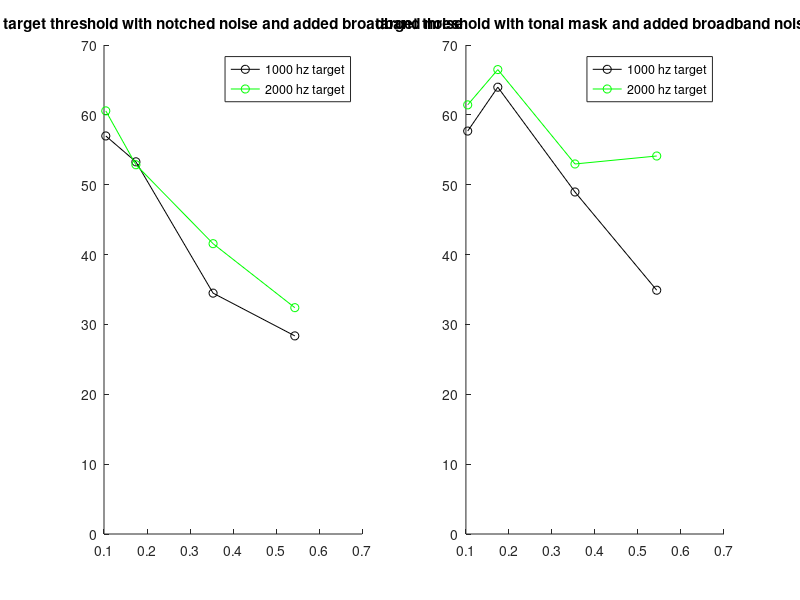

Source code (MATLAB):
clear;
close all;

%% noise

% t_n_500_1 = 54.09;%0.3
% t_n_500_2 = 48.28;%0.5
% t_n_500_3 = 34.01;%1
% t_n_500_4 = 27.45;%1.5

t_n_1000_1 = 56.98;
t_n_1000_2 = 53.28;
t_n_1000_3 = 34.48;
t_n_1000_4 = 28.36;

t_n_2000_1 = 60.57;
t_n_2000_2 = 52.86;
t_n_2000_3 = 41.56;
t_n_2000_4 = 32.40;

% t_n_1500_1 = 55;
% t_n_1500_2 = 50;
% t_n_1500_3 = 32;
% t_n_1500_4 = 19;
% 
% t_n_750_1 = 52;
% t_n_750_2 = 44;
% t_n_750_3 = 30;
% t_n_750_4 = 20;
% 
% t_n_250_1 = 52;
% t_n_250_2 = 44;
% t_n_250_3 = 34;
% t_n_250_4 = 32;
%% tonal mask

t_m_1000_1 = 57.68;%0.3
t_m_1000_2 = 63.96;%0.5
t_m_1000_3 = 48.96;%1
t_m_1000_4 = 34.90;%1.5

t_m_2000_1 = 61.43;
t_m_2000_2 = 66.48;
t_m_2000_3 = 52.97;
t_m_2000_4 = 54.11;

% t_m_500_1 = 54.86;
% t_m_500_2 = 63.39;
% t_m_500_3 = 38.07;
% t_m_500_4 = 30.70;

% t_m_1000_1_n = 66;%0.3
% t_m_1000_2_n = 56;%0.5
% t_m_1000_3_n = 49;%1
% t_m_1000_4_n = 47;%1.5
% 
% t_m_2000_1_n = 69;
% t_m_2000_2_n = 68;
% t_m_2000_3_n = 60;
% t_m_2000_4_n = 57;
% 
% t_m_500_1_n = 57;
% t_m_500_2_n = 59;
% t_m_500_3_n = 49;
% t_m_500_4_n = 45;

%% plot 
x1 = ((2^(0.15)-2^(-0.15))/2); %0.3
x2 = ((2^(0.25)-2^(-0.25))/2); %0.5
x3 = ((2^(0.5)-2^(-0.5))/2);   %1
x4 = ((2^(0.75)-2^(-0.75))/2); %1.5

x= [x1, x2, x3, x4];

% nothced noise conditon
h=figure;
subplot(1,2,1);
hold on;
%plot(x, [t_n_500_1,t_n_500_2,t_n_500_3,t_n_500_4],'-ro');
plot(x, [t_n_1000_1,t_n_1000_2,t_n_1000_3,t_n_1000_4],'-ko');
plot(x, [t_n_2000_1,t_n_2000_2,t_n_2000_3,t_n_2000_4],'-go');

ylim([0,70]);
title('target threshold with notched noise and added broadband noise');
legend('1000 hz target','2000 hz target','Location','Best');

% toanl mask conditon
subplot(1,2,2);
hold on;
%plot(x, [t_m_500_1,t_m_500_2,t_m_500_3,t_m_500_4],'-ro');
plot(x, [t_m_1000_1,t_m_1000_2,t_m_1000_3,t_m_1000_4],'-ko');
plot(x, [t_m_2000_1,t_m_2000_2,t_m_2000_3,t_m_2000_4],'-go');

ylim([0,70]);
title('target threshold with tonal mask and added broadband noise');
legend('1000 hz target','2000 hz target','Location','Best');

path=pwd;
saveas(gca, [path,'\TFA'], 'pdf') %Save figure
